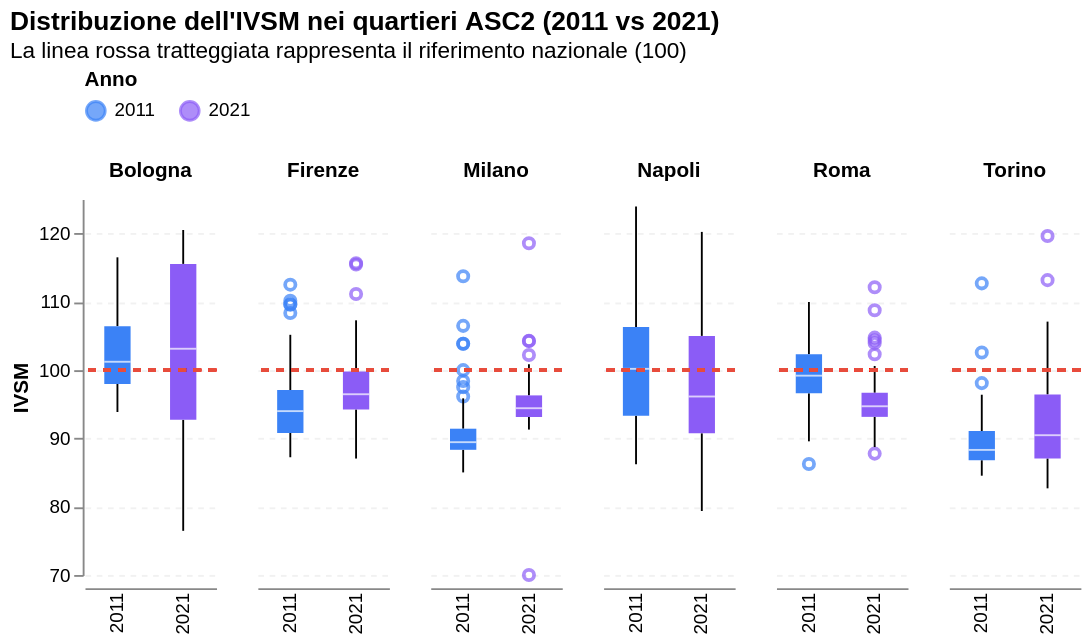

Here is the Vega-Lite specification saved for this chart:
### Vega-Lite specification from a JSON file in a GitHub repository (floating-point values rounded to 4 significant figures; data arrays with more than 128 entries replaced by an {"elided": "..."} marker saying what was removed)
{"usermeta": {"embedOptions": {"theme": "fivethirtyeight"}}, "config": {"view": {"continuousWidth": 300, "continuousHeight": 300, "strokeWidth": 0}}, "data": {"name": "data-139aa8257752b396ec17a894b13df4b2"}, "facet": {"column": {"field": "CITY", "header": {"labelFontSize": 11, "labelFontWeight": "bold"}, "title": null, "type": "nominal"}}, "spec": {"layer": [{"mark": {"type": "boxplot", "extent": 1.5, "size": 14}, "encoding": {"color": {"field": "YEAR", "legend": {"orient": "top", "title": "Anno"}, "scale": {"domain": ["2011", "2021"], "range": ["#3B82F6", "#8B5CF6"]}, "type": "nominal"}, "tooltip": [{"field": "CITY", "title": "Città", "type": "nominal"}, {"field": "YEAR", "title": "Anno", "type": "nominal"}, {"field": "IVSM_Finale", "format": ".1f", "title": "IVSM", "type": "quantitative"}], "x": {"axis": {"labels": true, "ticks": false}, "field": "YEAR", "title": null, "type": "nominal"}, "y": {"axis": {"gridDash": [3, 3], "gridOpacity": 0.4}, "field": "IVSM_Finale", "scale": {"zero": false}, "title": "IVSM", "type": "quantitative"}}}, {"mark": {"type": "rule", "color": "#E74C3C", "strokeDash": [4, 4], "strokeWidth": 1.5}, "encoding": {"y": {"datum": 100}}}], "height": 200, "width": 70}, "title": {"text": "Distribuzione dell'IVSM nei quartieri ASC2 (2011 vs 2021)", "anchor": "start", "fontSize": 14, "subtitle": "La linea rossa tratteggiata rappresenta il riferimento nazionale (100)"}, "$schema": "https://vega.github.io/schema/vega-lite/v5.20.1.json", "datasets": {"data-139aa8257752b396ec17a894b13df4b2": {"elided": "838 records"}}}
